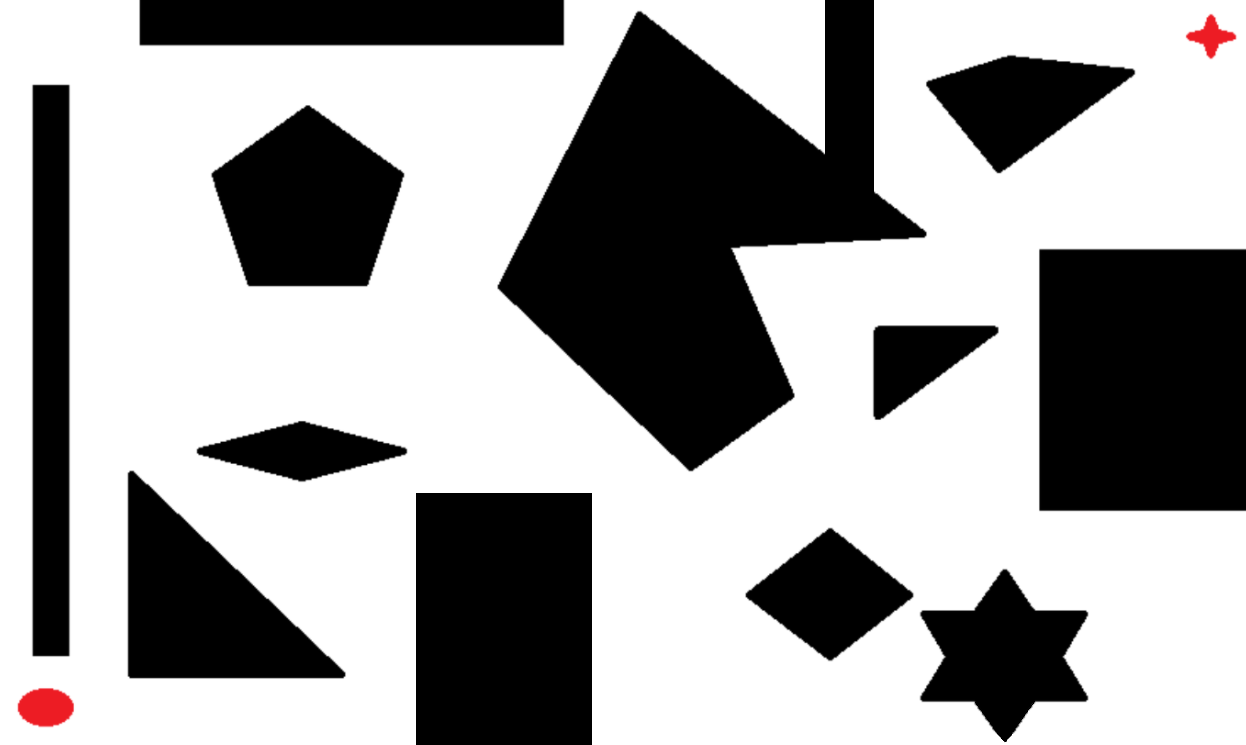
#> input picture aima_maze.png, 1246 x 745 px
$ python main.py
#> lines starting #> are read from the running program, lines starting #| are printed output that depends on the picture; after the words box and inside, x2 and y2 are one past the last pixel; in counts of white or black regions, pixels touching at a corner belong together
import numpy as np
import heapq
import math
import time
import cv2


class Vertex:
    def __init__(self, vert_id, x, y):
        self.vert_id = vert_id
        self.x = x
        self.y = y

        self.neighbors = []
        self.curr_dist = math.inf
        self.previous = None

        self.G = math.inf
        self.F = math.inf
        self.closed = False
        self.notin_openset = True

    def __eq__(self, other):
        return self.x == other.x and self.y == other.y

    def __lt__(self, b):
        return self.F < b.F

    def addVertex(self, vertex):
        self.neighbors.append(vertex)

    def getDistance(self, other_vertex):
        return math.hypot(other_vertex.x - self.x, other_vertex.y - self.y)

    def getPos(self):
        return (self.x, self.y)


class ShapeDetector:
    def __init__(self, img_path, img_length=700, img_height=500):
        self.img = cv2.imread(img_path)
        self.img = cv2.resize(self.img, (img_length, img_height))
        self.shapes = []
        self.vertices = []

    def findShapes(self, lower_red, upper_red, lower_black, upper_black):
        color_img = cv2.cvtColor(self.img, cv2.COLOR_BGR2HSV)

        mask_red = cv2.inRange(color_img, lower_red, upper_red)
        red_contours, h = cv2.findContours(mask_red, cv2.RETR_EXTERNAL,
                                           cv2.CHAIN_APPROX_SIMPLE)
        self.shapes.extend(red_contours)

        mask_black = cv2.inRange(color_img, lower_black, upper_black)
        black_contours, h = cv2.findContours(mask_black, cv2.RETR_EXTERNAL,
                                             cv2.CHAIN_APPROX_SIMPLE)
        self.shapes.extend(black_contours)

    def findVertices(self):
        shp_id = 0
        for shp_idx, shp in enumerate(self.shapes):
            approx = cv2.approxPolyDP(shp, 0.009 * cv2.arcLength(shp, True),
                                      True)
            points = approx.ravel()
            for pt_idx in range(0, len(points), 2):
                x = points[pt_idx]
                y = points[pt_idx + 1]

                nodo = Vertex(shp_id, x, y)
                self.vertices.append(nodo)
                shp_id += 1

                if shp_idx < 2:
                    break

    def findPossiblePaths(self):
        for source in self.vertices:
            for target in self.vertices:
                if source != target and target not in source.neighbors:
                    if self.areConnectable(source, target):
                        source.addVertex(target)
                        target.addVertex(source)

    def areConnectable(self, vertex1, vertex2, r=10):
        pt_a = np.array([vertex1.x, vertex1.y])
        pt_b = np.array([vertex2.x, vertex2.y])
        dist = int(vertex1.getDistance(vertex2))
        line = np.linspace(pt_a, pt_b, int(dist / 2), dtype="int")

        for i, point in enumerate(line):
            x = int(point[0])
            y = int(point[1])
            r, g, b = self.img[y][x]

            # After certain radius start checking pixel values
            if i <= 3 or i >= len(line) - 3:
                continue

            # Other way of checking the skip radius
            # if vertex1.getDistance(x, y) <= r or vertex2.getDistance(x, y) <= r:
            #     continue

            if self.isBlack(r, g, b):
                return False
        return True

    def drawLines(self, path, drawDist=False, drawId=False, drawVertex=False):
        for i, vert_id in enumerate(path):
            org = self.vertices[vert_id]

            if drawId:
                cv2.putText(self.img, str(org.vert_id), org.getPos(),
                            cv2.FONT_HERSHEY_SIMPLEX, 0.5, (0, 0, 169), 2)
            if drawVertex:
                cv2.circle(
                    self.img, org.getPos(), 2, (0, 255, 255), thickness=2)
            if i == len(path) - 1:
                break

            des = self.vertices[path[i + 1]]

            midX = int((org.x + des.x) / 2)
            midY = int((org.y + des.y) / 2)
            dist = str(int(org.getDistance(des)))

            cv2.line(
                self.img, org.getPos(), des.getPos(), (0, 255, 0), thickness=1)

            if drawDist:
                cv2.putText(self.img, dist, (midX, midY),
                            cv2.FONT_HERSHEY_SIMPLEX, 0.5, (184, 84, 39), 2)

    def isBlack(self, r, g, b):
        return r < 20 and g < 20 and b < 20


def heuristic(cell, goal, kruskal=False):
    if kruskal:
        return 0
    return math.hypot(goal.x - cell.x, goal.y - cell.y)


def AStar(start, goal, kruskal=False):
    if start == goal:
        return [start]

    start.F = heuristic(start, goal, kruskal)
    start.G = 0
    open_set = []
    heapq.heappush(open_set, start)

    while open_set:
        current = heapq.heappop(open_set)
        if current == goal:
            return traverseShortestPath(current)

        current.notin_openset = True
        current.closed = True
        for neighbor in current.neighbors:
            if neighbor.closed:
                continue

            tentative_gscore = current.G + current.getDistance(neighbor)
            if tentative_gscore >= neighbor.G:
                continue

            neighbor.previous = current
            neighbor.G = tentative_gscore
            neighbor.F = tentative_gscore + heuristic(neighbor, goal, kruskal)

            if neighbor.notin_openset:
                neighbor.notin_openset = False
                heapq.heappush(open_set, neighbor)
            else:
                open_set.remove(neighbor)
                heapq.heappush(open_set, neighbor)

    print("No se encontro camino")
    return []


def bestFirst(start):
    if start is None:
        return []

    # keep track of vertices to be checked
    queue = [start]
    start.curr_dist = 0
    while queue:
        curr = queue.pop()
        for neighbor in curr.neighbors:
            next_distance = curr.curr_dist + curr.getDistance(neighbor)
            if neighbor.curr_dist == math.inf or neighbor.curr_dist > next_distance:
                neighbor.curr_dist = next_distance
                neighbor.previous = curr
                queue.insert(0, neighbor)
        queue = (sorted(queue, key=lambda x: x.curr_dist, reverse=True))
    return traverseShortestPath(curr)

def traverseShortestPath(target):
    vertexes_in_path = []
    while target.previous:
        vertexes_in_path.append(target.vert_id)
        target = target.previous
    vertexes_in_path.append(target.vert_id)
    return vertexes_in_path


def main():
    img = 'aima_maze.png'
    sD = ShapeDetector(img)
#> in __init__, self.img is the input picture: shape (745, 1246, 3); mean B, G, R 161.4, 161.4, 162
#> in __init__, `self.img = cv2.resize(self.img, (img_length, img_height))`:
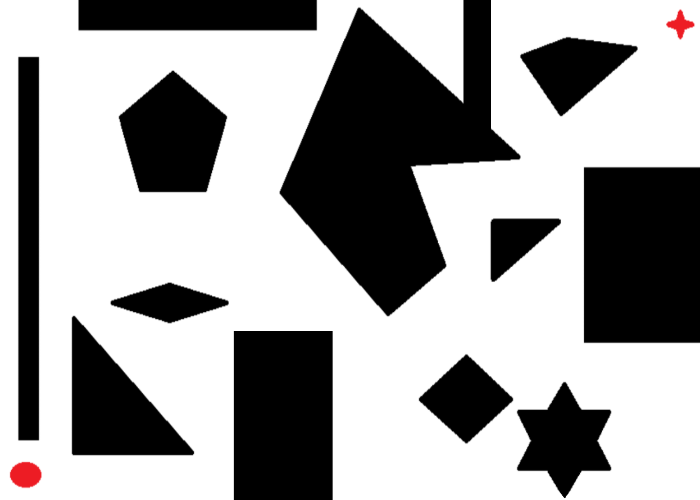
#> self.img: shape (500, 700, 3); mean B, G, R 161.4, 161.4, 162

    # RGB value range of red and black objects
    lower_red = np.array([100, 50, 50])
    upper_red = np.array([255, 255, 255])
    lower_black = np.array([0, 0, 0])
    upper_black = np.array([20, 20, 20])

    sD.findShapes(lower_red, upper_red, lower_black, upper_black)
#> in findShapes, `color_img = cv2.cvtColor(self.img, cv2.COLOR_BGR2HSV)`: color_img: shape (500, 700, 3); mean H, S, V 0.6, 0.6, 162
#> in findShapes, `mask_red = cv2.inRange(color_img, lower_red, upper_red)`:
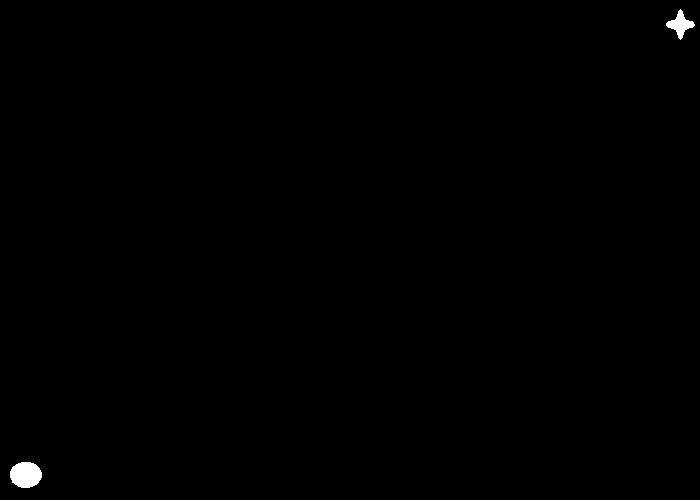
#> mask_red: shape (500, 700); 0.29% white; 2 white regions
#> in findShapes, `red_contours, h = cv2.findContours(mask_red, cv2.RETR_EXTERNAL, cv2.CH..`: red_contours = 2 contours; box (x1, y1, x2, y2) and area: (10, 462, 42, 488) 618, (666, 9, 695, 40) 325; h = [[1, -1, -1, -1], [-1, 0, -1, -1]]
#> in findShapes, `mask_black = cv2.inRange(color_img, lower_black, upper_black)`:
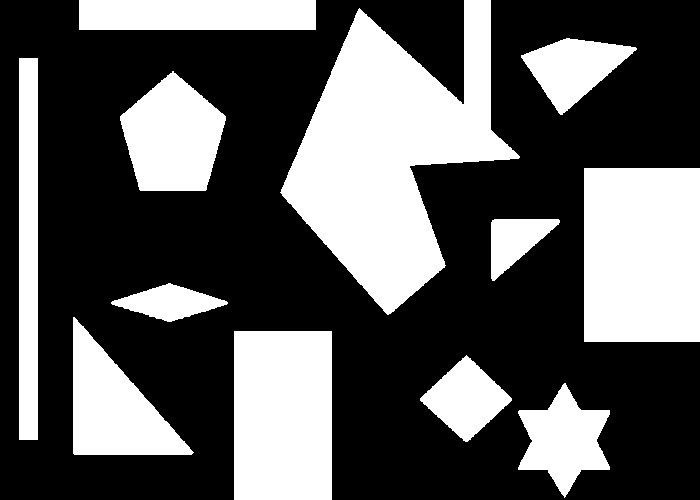
#> mask_black: shape (500, 700); 35.5% white; 12 white regions
#> in findShapes, `black_contours, h = cv2.findContours(mask_black, cv2.RETR_EXTERNAL, cv..`: black_contours = 12 contours; largest, box (x1, y1, x2, y2) and area: (280, 0, 520, 315) 35976, (584, 168, 700, 342) 19895, (234, 331, 332, 500) 16296, (120, 71, 226, 191) 8726, (73, 317, 194, 455) 8404; h = [[1, -1, -1, -1], [2, 0, -1, -1], [3, 1, -1, -1], [4, 2, -1, -1], [5, 3, -1, -1], [6, 4, -1, -1], [7, 5, -1, -1], [8, 6, -1, -1], [9, 7, -1, -1], [10, 8, -1, -1], [11, 9, -1, -1], [-1, 10, -1, -1]]
    sD.findVertices()
#> the loop in findVertices, `for shp_idx, shp in enumerate(self.shapes):` made 14 passes
#> points on passes 4, 5, 6, 7, 8, 9, 10, 11, 12, 14: [466, 355, 420, 398, 465, 441, 511, 400], [234, 331, 234, 499, 331, 499, 331, 331], [73, 317, 73, 453, 191, 454], [111, 302, 167, 321, 227, 303, 170, 283], [492, 280, 558, 224, 559, 220, 492, 220], [584, 168, 584, 341, 699, 341, 699, 168], [172, 71, 120, 116, 140, 190, 205, 190, 225, 116], [19, 58, 19, 439, 37, 439, 37, 58], [636, 48, 566, 38, 521, 57, 562, 114], [79, 0, 79, 29, 315, 29, 315, 0]
#> after the loop in findVertices, `for shp_idx, shp in enumerate(self.shapes):`: self.vertices = 64 items; shp_id = 64
    sD.findPossiblePaths()
#> the loop in findPossiblePaths, `for source in self.vertices:` made 64 passes

    if len(sD.vertices) < 2:
        print("No hat suficientes vertices")
        return

    # --------------------------------------------------
    # The first and second element are source and target
    source = sD.vertices[0]
    target = sD.vertices[1]

    # ----- ALGORITHMS -----
    # *** Uncomment just the one is going to be used ***
    # 1. Best First
    # start = time.process_time()
    # path = bestFirst(source)
    # print(f"Duracion BestFirst: {time.process_time() - start}")

    # 2. Kruskal
    # start = time.process_time()
    # path = AStar(source, target, True)
    # print(f"Duracion Kruskal: {time.process_time() - start}")

    # 3. A Star (A*)
    start = time.process_time()
    path = AStar(source, target)
    print(f"Duracion A*: {time.process_time() - start}")

    # --------------------------------------------------

    sD.drawLines(path, True, True)
#> the loop in drawLines, `for i, vert_id in enumerate(path):` made 8 passes
#> vert_id on passes 1 to 8: 1, 33, 30, 14, 21, 22, 44, 0
#> after the loop in drawLines, `for i, vert_id in enumerate(path):`:
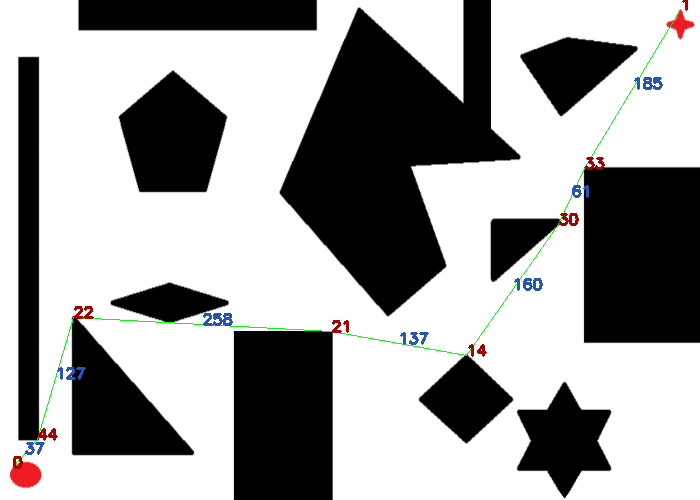
#> self.img: shape (500, 700, 3); 0.89% of pixels changed, all inside (x1, y1, x2, y2) = (12, 0, 688, 469)

    # Display the results
    print('shortest path length: ', len(path))
#| shortest path length:  8
    print('shortest path vertexs IDs: ', path[::-1])
#| shortest path vertexs IDs:  [0, 44, 22, 21, 14, 30, 33, 1]

    # Save the image
    # cv2.imwrite('a_star.png', sD.img)
    cv2.imshow(img, sD.img)
    cv2.waitKey(0)
    cv2.destroyAllWindows()


if __name__ == '__main__':
    main()
